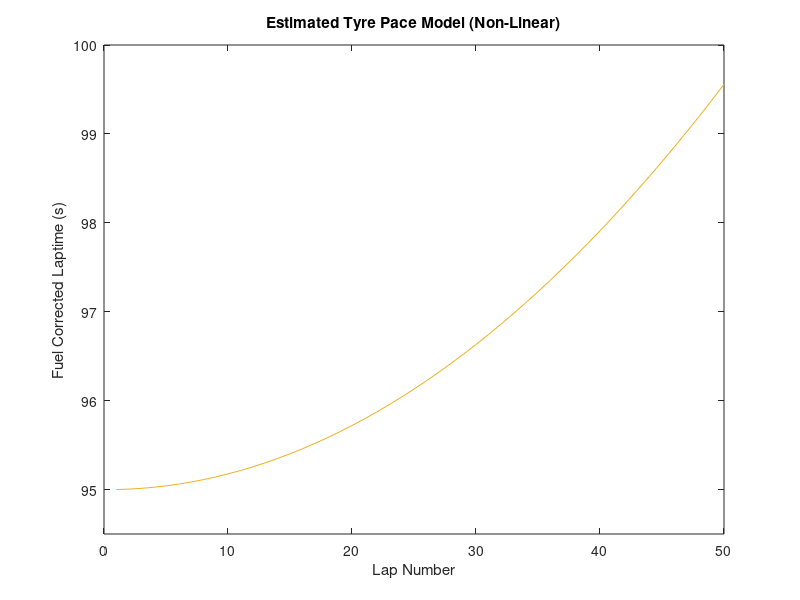

Reproduce this figure in MATLAB. (Note: this script raises an error after producing the figure.)
%% Race Strategy Pit Lap Optimisation.
% Consider a 50 lap race with a single compound of tyre available and a mandatory 
% pit stop, what is the optimum lap to pit for fresh tyres for a given tyre wear 
% and fuel correction model?
% 
% Assumption of degradation per lap: Fuel corrected laptime increases non-linearly 
% as tyre wears (non-linear tyre deg model estimate).
% 
% Fuel correction assumption for 110kg of fuel to last 50 laps and 0.035s laptime 
% gain per 1kg of fuel burn.
% 
% Let's assume a pit stop takes 20 seconds to complete.
%% 
% Calculating Fuel Correction Factor

fuelQuantity = 110;  %kg
totalLapNumber = 50; %laps
lapNumber = 1:50;
timePerKg = 0.035;   %seconds

fuelConsumption = fuelQuantity/totalLapNumber;   %kg/lap

fuelCorrectionFactor = fuelConsumption .* timePerKg; %seconds/lap

fuelLapCorrections = fuelCorrectionFactor .* (lapNumber-1);
%% 
% Defining Tyre Wear Factor

tyreWear = linspace(0.08,0.17,50); %seconds

tyreAge = 1:50; %laps
%% 
% Calculating Tyre Degradation Laptime Impact

initialLaptime = 95;   %seconds

tyreDegLaptime = initialLaptime + tyreWear .* (tyreAge-1);
%% 
% Calculating Tyre and Fuel Effected Laptimes for Full Distance Tyre Model

laptime = initialLaptime + (tyreWear .* (tyreAge-1)) - fuelLapCorrections(lapNumber);
%%
% To determine fuel corrected laptimes for individual stints, the following 
% formula is appropriate:

% Fuel_Corrected_Stint_Formula = TyreDegLaptime(tyreAge(1:end_of_stint)) 
% - fuelLapCorrections(lapNumber(stint_start_lap:stint_end_lap))
%% 
% Defining Average Pit Time Loss

pitTime = 20;  %seconds
%% 
% Plotting the tyre model to visualise the tyre life and pace over the full 
% race distance.

plot(lapNumber,laptime,"Color","#EDB120")
xlabel("Lap Number")
ylabel("Fuel Corrected Laptime (s)")
ylim([94.5 100])
title("Estimated Tyre Pace Model (Non-Linear)")
%% 
% Defining the optimisation problem with objective function, variables and constraints.

% Objective (minimise over 50 laps) raceTime = total lap times (including pit time).

% Establish the logic such that we can choose to stop at any point, and 
% only once, at which point the tyreAge returns to 1. (Expect therefore the
% optimal stop to be at the half way point of the race).

prob = optimproblem("Description","Single_Tyre_Pit_Lap","ObjectiveSense","minimize");
pitLap = optimvar("pitLap",'Type','integer','LowerBound',1,'UpperBound',49);

% Calculating fuel corrected stints
%fuel_Corrected_Stint1 = laptime(tyreAge(1:pitLap));
%fuel_Corrected_Stint2 = tyreDegLaptime(tyreAge(1:(50-pitLap))) - fuelLapCorrections(lapNumber(pitLap+1:50));

%raceTimeTotal = sum(fuel_Corrected_Stint1) + sum(fuel_Corrected_Stint2) + pitTime  %seconds

raceTimeTotal = pitTime + int(calculateLapTime(initialLaptime,tyreWear,tyreAge,fuelLapCorrections,lapNumber),tyreAge,[1 pitLap]) + int(calculateLapTime(initialLaptime,tyreWear,tyreAge,fuelLapCorrections,lapNumber),tyreAge,[1 50-pitLap]);

prob.Objective = raceTimeTotal;

[sol,optval] = solve(prob);